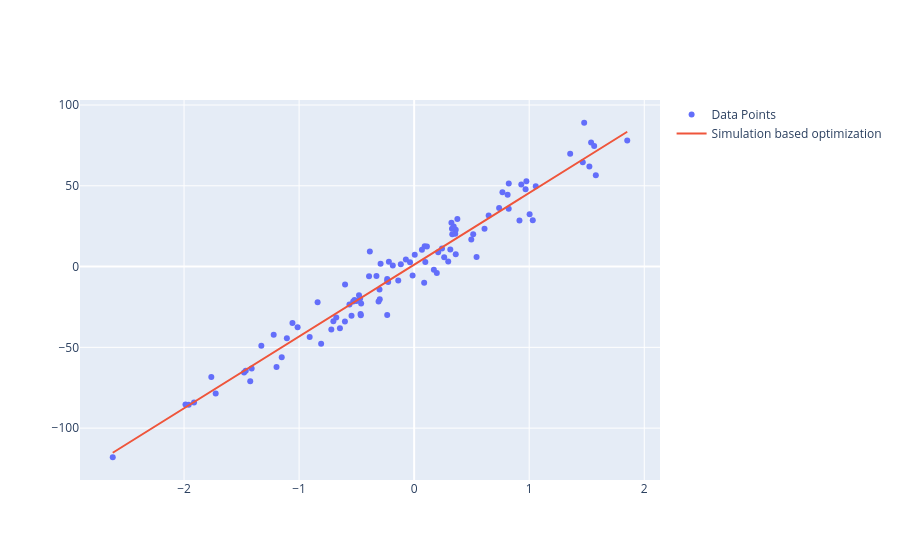

The notebook cell this image was saved under:
### Code cell
fig  = go.Figure()

beta_0 ,beta_1 = 1.16511048, 44.43715967
fig.add_trace(go.Scatter(x=x, y=y, mode="markers", name="Data Points"))
fig.add_trace(go.Scatter(x=x, y=beta_1  * x + beta_0, mode="lines", name="Simulation based optimization"))
